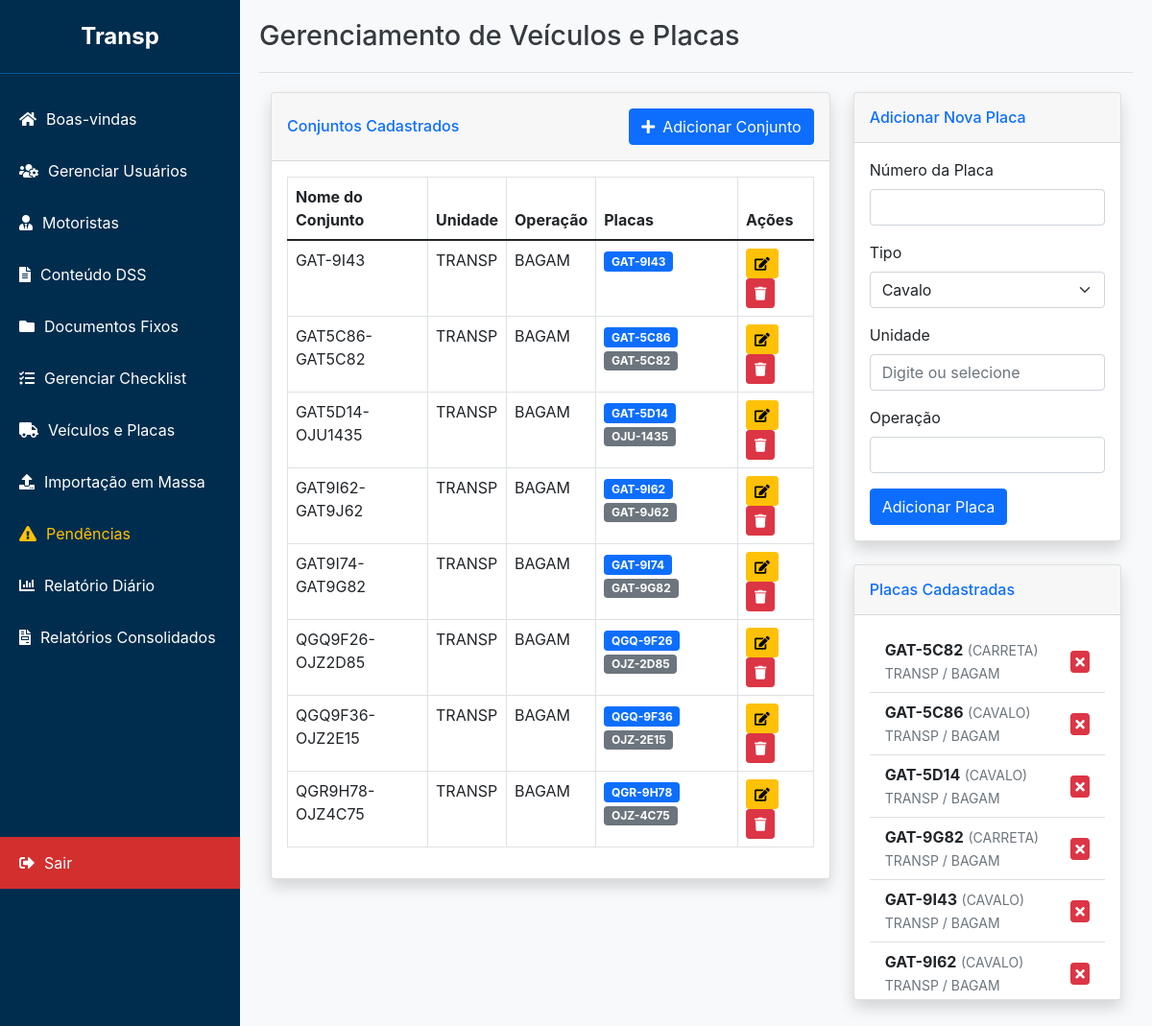
/admin/veiculos (signed in), run on the app's committed database.
### app/models.py (models this page shows)
class Veiculo(db.Model):
    id = db.Column(db.Integer, primary_key=True)
    unidade = db.Column(db.String(100), nullable=True)
    operacao = db.Column(db.String(100), nullable=True)
    nome_conjunto = db.Column(db.String(100), unique=True, nullable=False)
    placa_cavalo_id = db.Column(db.Integer, db.ForeignKey('placa.id'), nullable=False)
    placa_carreta1_id = db.Column(db.Integer, db.ForeignKey('placa.id'), nullable=True)
    placa_carreta2_id = db.Column(db.Integer, db.ForeignKey('placa.id'), nullable=True)
    obs = db.Column(db.Text)
    placa_cavalo = db.relationship('Placa', foreign_keys=[placa_cavalo_id])
    placa_carreta1 = db.relationship('Placa', foreign_keys=[placa_carreta1_id])
    placa_carreta2 = db.relationship('Placa', foreign_keys=[placa_carreta2_id])
    motoristas = db.relationship('Motorista', backref='veiculo', lazy=True)
    checklists_preenchidos = db.relationship('ChecklistPreenchido', backref='veiculo', lazy=True, cascade="all, delete-orphan")
    pendencias = db.relationship('Pendencia', backref='veiculo', lazy=True, cascade="all, delete-orphan")

class Placa(db.Model):
    id = db.Column(db.Integer, primary_key=True)
    unidade = db.Column(db.String(100), nullable=True)
    operacao = db.Column(db.String(100), nullable=True)
    numero = db.Column(db.String(8), unique=True, nullable=False)
    tipo = db.Column(db.String(20), nullable=False)

### app/routes.py (the view)
@admin_bp.route('/veiculos')
@login_required()
def veiculos():
    user_role = session.get('role')
    user_unidade = session.get('unidade')
    veiculos_query = Veiculo.query
    placas_query = Placa.query
    if user_role != 'admin':
        veiculos_query = veiculos_query.filter(Veiculo.unidade == user_unidade)
        placas_query = placas_query.filter(Placa.unidade == user_unidade)
    lista_veiculos = veiculos_query.order_by(Veiculo.nome_conjunto).all()
    todas_as_placas = placas_query.order_by(Placa.numero).all()
    placas_em_uso_ids = set()
    for v in Veiculo.query.all(): # Precisamos checar todos os veículos, não apenas os filtrados
        if v.placa_cavalo_id: placas_em_uso_ids.add(v.placa_cavalo_id)
        if v.placa_carreta1_id: placas_em_uso_ids.add(v.placa_carreta1_id)
        if v.placa_carreta2_id: placas_em_uso_ids.add(v.placa_carreta2_id)
    placas_cavalo_disponiveis = [p for p in todas_as_placas if p.tipo == 'CAVALO' and p.id not in placas_em_uso_ids]
    placas_carreta_disponiveis = [p for p in todas_as_placas if p.tipo == 'CARRETA' and p.id not in placas_em_uso_ids]
    unidades_disponiveis = []
    if user_role == 'admin':
        unidades_db = db.session.query(Usuario.unidade).distinct().all()
        unidades_disponiveis = sorted([u[0] for u in unidades_db if u[0]])
    return render_template(
        'veiculos.html',
        veiculos=lista_veiculos,
        placas=todas_as_placas, # Lista de todas as placas para a coluna da direita
        placas_cavalo_disponiveis=placas_cavalo_disponiveis,
        placas_carreta_disponiveis=placas_carreta_disponiveis,
        unidades_disponiveis=unidades_disponiveis
    )

### app/routes.py (called while the page is built)
def login_required(required_role=["admin", "master", "comum"]):
    def decorator(f):
        @wraps(f)
        def decorated_function(*args, **kwargs):
            if 'user_id' not in session:
                flash('Por favor, faça login para acessar esta página.', 'warning')
                return redirect(url_for('admin.login'))
            user_role = session.get('role')
            if user_role not in required_role:
                flash('Você não tem permissão para acessar esta página.', 'danger')
                return redirect(url_for('admin.dashboard'))
            return f(*args, **kwargs)
        return decorated_function
    return decorator

### app/templates/veiculos.html (shortened to what this page needs)
{% extends "base_adm.html" %}
{% block header %}Gerenciamento de Veículos e Placas{% endblock %}
{% block content %}
<div class="container-fluid">
    <div class="row">
        <div class="col-lg-8">
            <div class="card shadow mb-4">
                <div class="card-header py-3 d-flex justify-content-between align-items-center">
                    <h6 class="m-0 font-weight-bold text-primary">Conjuntos Cadastrados</h6>
                    <button type="button" class="btn btn-primary" data-bs-toggle="modal" data-bs-target="#addVeiculoModal">
                        <i class="fas fa-plus me-2"></i>Adicionar Conjunto
                    </button>
                </div>
                <div class="card-body">
                    <div class="table-responsive">
                        <table class="table table-bordered" id="dataTable" width="100%" cellspacing="0">
                            <thead>
                                <tr>
                                    <th>Nome do Conjunto</th>
                                    <th>Unidade</th>
                                    <th>Operação</th>
                                    <th>Placas</th>
                                    <th>Ações</th>
                                </tr>
                            </thead>
                            <tbody>
                                {% for veiculo in veiculos %}
                                <tr>
                                    <td>{{ veiculo.nome_conjunto }}</td>
                                    <td>{{ veiculo.unidade }}</td>
                                    <td>{{ veiculo.operacao or 'N/A' }}</td>
                                    <td>
                                        {% if veiculo.placa_cavalo %}<span class="badge bg-primary">{{ veiculo.placa_cavalo.numero }}</span>{% endif %}
                                        {% if veiculo.placa_carreta1 %}<span class="badge bg-secondary">{{ veiculo.placa_carreta1.numero }}</span>{% endif %}
                                    </td>
                                    <td>
                                        <button type="button" class="btn btn-warning btn-sm" data-bs-toggle="modal" data-bs-target="#editVeiculoModal-{{ veiculo.id }}">
                                            <i class="fas fa-edit"></i>
                                        </button>
                                        <button type="button" class="btn btn-danger btn-sm" data-bs-toggle="modal" data-bs-target="#deleteVeiculoModal-{{ veiculo.id }}">
                                            <i class="fas fa-trash"></i>
                                        </button>
                                    </td>
                                </tr>
                                {% endfor %}
                            </tbody>
                        </table>
                    </div>
                </div>
            </div>
        </div>
        <div class="col-lg-4">
            <div class="card shadow mb-4">
                <div class="card-header py-3">
                    <h6 class="m-0 font-weight-bold text-primary">Adicionar Nova Placa</h6>
                </div>
                <div class="card-body">
                    <form action="{{ url_for('admin.add_placa') }}" method="POST">
                         <div class="mb-3">
                            <label class="form-label">Número da Placa</label>
                            <input type="text" class="form-control" name="numero" style="text-transform:uppercase" required>
                        </div>
                        <div class="mb-3">
                            <label class="form-label">Tipo</label>
                            <select name="tipo" class="form-select" required>
                                <option value="CAVALO">Cavalo</option>
                            </select>
                        </div>
                        <div class="mb-3">
                            <label class="form-label">Unidade</label>
                             {% if session.role == 'admin' %}
                                <input type="text" class="form-control" name="unidade" list="unidades_list" placeholder="Digite ou selecione" required>
                            {% else %}
                                <input type="text" class="form-control" name="unidade" value="{{ session.unidade }}" readonly>
                            {% endif %}
                        </div>
                         <div class="mb-3">
                            <label class="form-label">Operação</label>
                            <input type="text" class="form-control" name="operacao">
                        </div>
                        <button type="submit" class="btn btn-primary">Adicionar Placa</button>
                    </form>
                </div>
            </div>
            <div class="card shadow mb-4">
                 <div class="card-header py-3">
                    <h6 class="m-0 font-weight-bold text-primary">Placas Cadastradas</h6>
                </div>
                <div class="card-body" style="max-height: 400px; overflow-y: auto;">
                    <ul class="list-group list-group-flush">
                        {% for placa in placas|sort(attribute='numero') %}
                             <li class="list-group-item d-flex justify-content-between align-items-center">
                                <div>
                                    <strong>{{ placa.numero }}</strong> <small class="text-muted">({{ placa.tipo }})</small><br>
                                    <small class="text-muted">{{ placa.unidade }} / {{ placa.operacao or '-' }}</small>
                                </div>
                                <form action="{{ url_for('admin.delete_placa', placa_id=placa.id) }}" method="POST" onsubmit="return confirm('Tem certeza que deseja excluir a placa {{placa.numero}}?');">
                                    <button type="submit" class="btn btn-danger btn-sm py-0 px-1"><i class="fas fa-times"></i></button>
                                </form>
                            </li>
                        {% else %}
                            <li class="list-group-item">Nenhuma placa cadastrada.</li>
                        {% endfor %}
                    </ul>
                </div>
            </div>
        </div>
    </div>
</div>
{% endblock %}

### app/templates/base_adm.html (style rules this page uses)
:root { --sidebar-width: 250px; --header-height: 60px; --primary-blue: #002D4E; --light-blue: #005A9C; --logout-red: #d32f2f; --logout-red-hover: #c62828; --flash-success: #d4edda; --flash-success-text: #155724; --flash-error: #f8d7da; --flash-error-text: #721c24; --flash-info: #cce5ff; --flash-info-text: #004085; }
body { font-family: -apple-system, BlinkMacSystemFont, "Segoe UI", Roboto, "Helvetica Neue", Arial, sans-serif; margin: 0; background-color: #f8f9fa; }

### data on the page
Veiculo: nome_conjunto "GAT-9I43", unidade "TRANSP", operacao "BAGAM", placa_cavalo.numero "GAT-9I43"
Veiculo: nome_conjunto "GAT5C86-GAT5C82", unidade "TRANSP", operacao "BAGAM", placa_cavalo.numero "GAT-5C86", placa_carreta1.numero "GAT-5C82"
Veiculo: nome_conjunto "GAT5D14-OJU1435", unidade "TRANSP", operacao "BAGAM", placa_cavalo.numero "GAT-5D14", placa_carreta1.numero "OJU-1435"
Veiculo: nome_conjunto "GAT9I62-GAT9J62", unidade "TRANSP", operacao "BAGAM", placa_cavalo.numero "GAT-9I62", placa_carreta1.numero "GAT-9J62"
Veiculo: nome_conjunto "GAT9I74-GAT9G82", unidade "TRANSP", operacao "BAGAM", placa_cavalo.numero "GAT-9I74", placa_carreta1.numero "GAT-9G82"
Veiculo: nome_conjunto "QGQ9F26-OJZ2D85", unidade "TRANSP", operacao "BAGAM", placa_cavalo.numero "QGQ-9F26", placa_carreta1.numero "OJZ-2D85"
Veiculo: nome_conjunto "QGQ9F36-OJZ2E15", unidade "TRANSP", operacao "BAGAM", placa_cavalo.numero "QGQ-9F36", placa_carreta1.numero "OJZ-2E15"
Veiculo: nome_conjunto "QGR9H78-OJZ4C75", unidade "TRANSP", operacao "BAGAM", placa_cavalo.numero "QGR-9H78", placa_carreta1.numero "OJZ-4C75"
Placa: numero "GAT-5C82", tipo "CARRETA", unidade "TRANSP", operacao "BAGAM"
Placa: numero "GAT-5C86", tipo "CAVALO", unidade "TRANSP", operacao "BAGAM"
Placa: numero "GAT-5D14", tipo "CAVALO", unidade "TRANSP", operacao "BAGAM"
Placa: numero "GAT-9G82", tipo "CARRETA", unidade "TRANSP", operacao "BAGAM"
Placa: numero "GAT-9I43", tipo "CAVALO", unidade "TRANSP", operacao "BAGAM"
Placa: numero "GAT-9I62", tipo "CAVALO", unidade "TRANSP", operacao "BAGAM"
